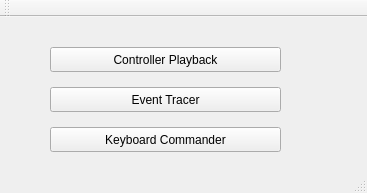
<?xml version="1.0" encoding="UTF-8"?>
<ui version="4.0">
 <class>MainWindow</class>
 <widget class="QMainWindow" name="MainWindow">
  <property name="geometry">
   <rect>
    <x>0</x>
    <y>0</y>
    <width>367</width>
    <height>193</height>
   </rect>
  </property>
  <property name="windowTitle">
   <string>MainWindow</string>
  </property>
  <widget class="QWidget" name="centralWidget">
   <widget class="QPushButton" name="controller_playback_button">
    <property name="geometry">
     <rect>
      <x>50</x>
      <y>30</y>
      <width>231</width>
      <height>25</height>
     </rect>
    </property>
    <property name="text">
     <string>Controller Playback</string>
    </property>
   </widget>
   <widget class="QPushButton" name="pushButton_2">
    <property name="geometry">
     <rect>
      <x>50</x>
      <y>70</y>
      <width>231</width>
      <height>25</height>
     </rect>
    </property>
    <property name="text">
     <string>Event Tracer</string>
    </property>
   </widget>
   <widget class="QPushButton" name="pushButton_3">
    <property name="geometry">
     <rect>
      <x>50</x>
      <y>110</y>
      <width>231</width>
      <height>25</height>
     </rect>
    </property>
    <property name="text">
     <string>Keyboard Commander</string>
    </property>
   </widget>
  </widget>
  <widget class="QToolBar" name="mainToolBar">
   <attribute name="toolBarArea">
    <enum>TopToolBarArea</enum>
   </attribute>
   <attribute name="toolBarBreak">
    <bool>false</bool>
   </attribute>
  </widget>
  <widget class="QStatusBar" name="statusBar"/>
 </widget>
 <layoutdefault spacing="6" margin="11"/>
 <resources/>
 <connections/>
</ui>
